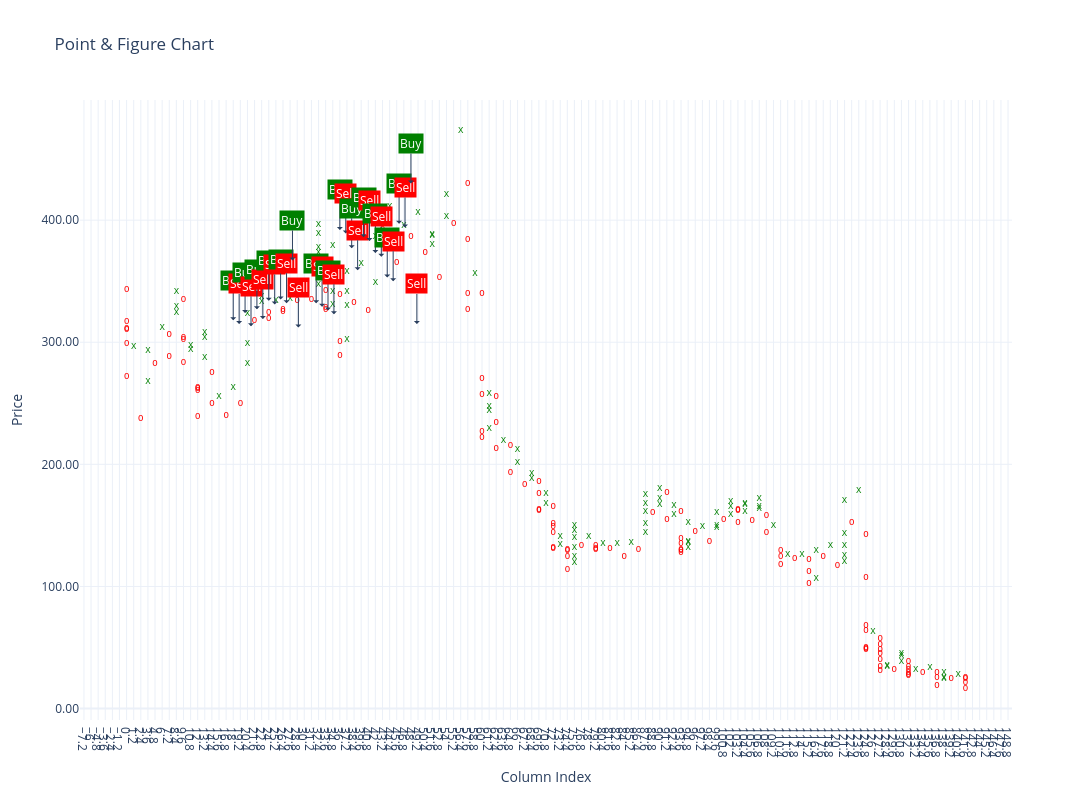

Notebook code cell kept with this figure:
### Code cell
# Usage after generating columns, objectives, and trend lines:
trend_lines = [bullish_support, bearish_resistance, bullish_resistance, bearish_support]
signals, trade_log = generate_trade_signals(pnf_columns, all_objectives, trend_lines)
fig_tradesignals = plot_pnf_chart(pnf_columns)
plot_trade_signals(fig_tradesignals, signals)
fig_tradesignals.show()
